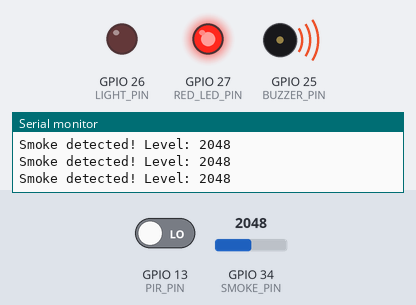
The sketch below on a simulated ESP32. Parts: output pins drawn as LEDs (lit = HIGH), buzzer (waves = sounding, pin HIGH), the last lines printed to the serial monitor. Inputs (shaded band) come from the test bench; at power-on: GPIO 13 (PIR_PIN) LOW, GPIO 34 (SMOKE_PIN) = 2048. WiFi joins after 1.5 s; servers stay silent unless stated.

Above: at 2.7 s.
2.8 s: GPIO 13 (PIR_PIN) driven HIGH
At 3.6 s:
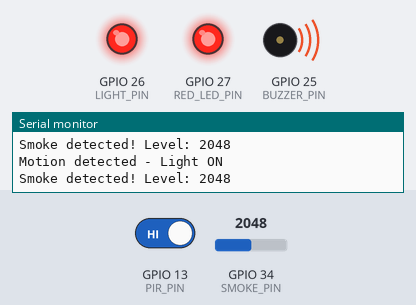
4.4 s: GPIO 34 (SMOKE_PIN) set to 430
5.9 s: GPIO 34 (SMOKE_PIN) set to 361
At 6.2 s:
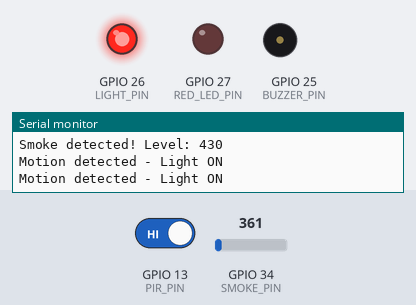
7.4 s: GPIO 34 (SMOKE_PIN) set to 440
At 8.7 s:
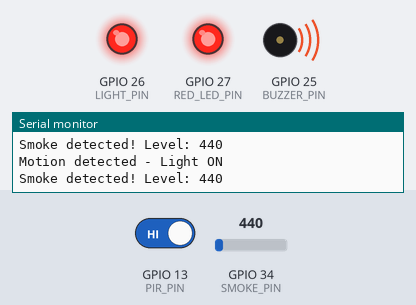
9.0 s: GPIO 34 (SMOKE_PIN) set to 360
At 10.1 s:
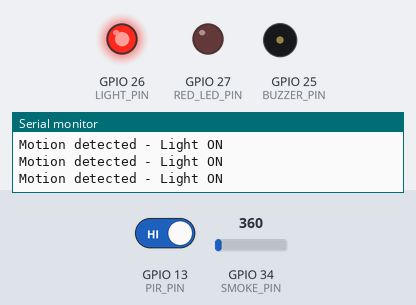
Timing chart, 0 to 11.6 s (numbered marks = the images above; inputs shaded):
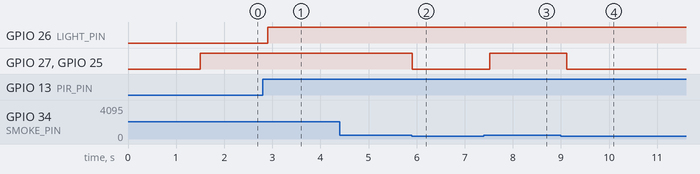

The sketch:

sketch.ino
```cpp
#include <WiFi.h>
#include <ESP_Mail_Client.h>

// WiFi credentials
#define WIFI_SSID "your_wifi_ssid"
#define WIFI_PASSWORD "your_wifi_password"

// Gmail SMTP settings
#define SMTP_HOST "smtp.gmail.com"
#define SMTP_PORT 465
#define SENDER_EMAIL "your_email@gmail.com"
#define SENDER_PASSWORD "your_app_password"   // Gmail App Password
#define RECIPIENT_EMAIL "recipient@gmail.com"

// Pin definitions
const int PIR_PIN = 13;
const int SMOKE_PIN = 34;
const int LIGHT_PIN = 26;
const int BUZZER_PIN = 25;
const int RED_LED_PIN = 27;

// Smoke threshold
const int SMOKE_THRESHOLD = 400;

// Cooldown to avoid repeated emails (ms)
const unsigned long EMAIL_COOLDOWN = 30000;
unsigned long lastSmokEmail = 0;
unsigned long lastMotionEmail = 0;

SMTPSession smtp;

void sendEmail(String subject, String body) {
  ESP_Mail_Session session;
  session.server.host_name = SMTP_HOST;
  session.server.port = SMTP_PORT;
  session.login.email = SENDER_EMAIL;
  session.login.password = SENDER_PASSWORD;
  session.login.user_domain = "";

  SMTP_Message message;
  message.sender.name = "ESP32 Alert System";
  message.sender.email = SENDER_EMAIL;
  message.subject = subject;
  message.addRecipient("Recipient", RECIPIENT_EMAIL);
  message.text.content = body.c_str();

  if (!smtp.connect(&session)) {
    Serial.println("SMTP connection failed!");
    return;
  }

  if (!MailClient.sendMail(&smtp, &message)) {
    Serial.println("Email send failed: " + smtp.errorReason());
  } else {
    Serial.println("Email sent successfully!");
  }

  smtp.closeSession();
}

void setup() {
  Serial.begin(115200);

  pinMode(PIR_PIN, INPUT);
  pinMode(LIGHT_PIN, OUTPUT);
  pinMode(BUZZER_PIN, OUTPUT);
  pinMode(RED_LED_PIN, OUTPUT);

  // Connect to WiFi
  Serial.print("Connecting to WiFi");
  WiFi.begin(WIFI_SSID, WIFI_PASSWORD);
  while (WiFi.status() != WL_CONNECTED) {
    delay(500);
    Serial.print(".");
  }
  Serial.println("\nWiFi connected! IP: " + WiFi.localIP().toString());
}

void loop() {
  int motionDetected = digitalRead(PIR_PIN);
  int smokeLevel = analogRead(SMOKE_PIN);
  unsigned long now = millis();

  // Motion detection - control light
  if (motionDetected == HIGH) {
    digitalWrite(LIGHT_PIN, HIGH);
    Serial.println("Motion detected - Light ON");

    // Send email alert with cooldown
    if (now - lastMotionEmail > EMAIL_COOLDOWN) {
      sendEmail(
        "⚠️ Motion Alert!",
        "Motion has been detected by your ESP32 sensor system. The light has been turned ON."
      );
      lastMotionEmail = now;
    }
  } else {
    digitalWrite(LIGHT_PIN, LOW);
  }

  // Smoke detection - trigger alarm
  if (smokeLevel > SMOKE_THRESHOLD) {
    digitalWrite(BUZZER_PIN, HIGH);
    digitalWrite(RED_LED_PIN, HIGH);
    Serial.print("Smoke detected! Level: ");
    Serial.println(smokeLevel);

    // Send email alert with cooldown
    if (now - lastSmokEmail > EMAIL_COOLDOWN) {
      sendEmail(
        "🚨 Smoke Alert!",
        "Smoke has been detected! Smoke level: " + String(smokeLevel) + ". Please check immediately!"
      );
      lastSmokEmail = now;
    }
  } else {
    digitalWrite(BUZZER_PIN, LOW);
    digitalWrite(RED_LED_PIN, LOW);
  }

  delay(200);
}
```

Measured:
- the behaviour switches between 401 and 400 on GPIO 34 (SMOKE_PIN) (found by bisection; images 1 and 2)
- after the input at 2.8 s, GPIO 26 (LIGHT_PIN): LOW → HIGH after 0.11 s
- after the input at 5.9 s, GPIO 27 (RED_LED_PIN), GPIO 25 (BUZZER_PIN): HIGH → LOW at once
- after the input at 7.4 s, GPIO 27 (RED_LED_PIN), GPIO 25 (BUZZER_PIN): LOW → HIGH after 0.12 s
- after the input at 9.0 s, GPIO 27 (RED_LED_PIN), GPIO 25 (BUZZER_PIN): HIGH → LOW after 0.12 s
